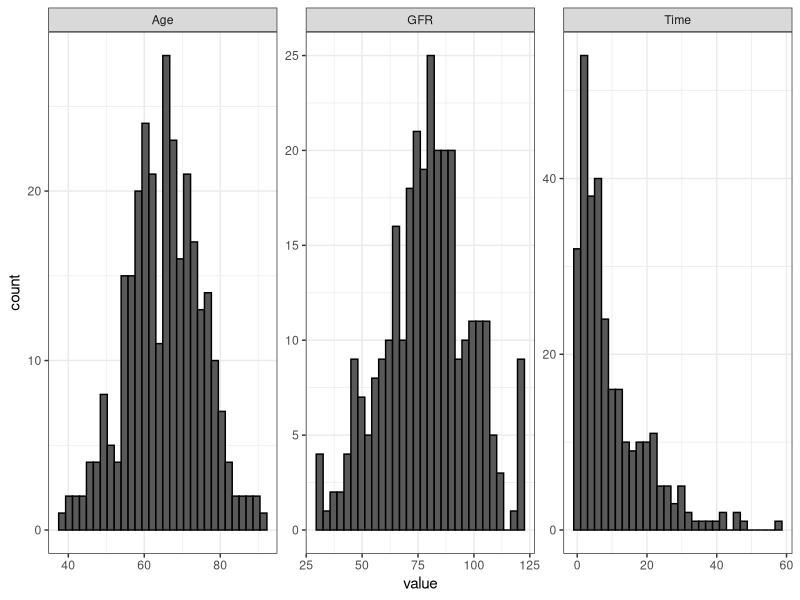
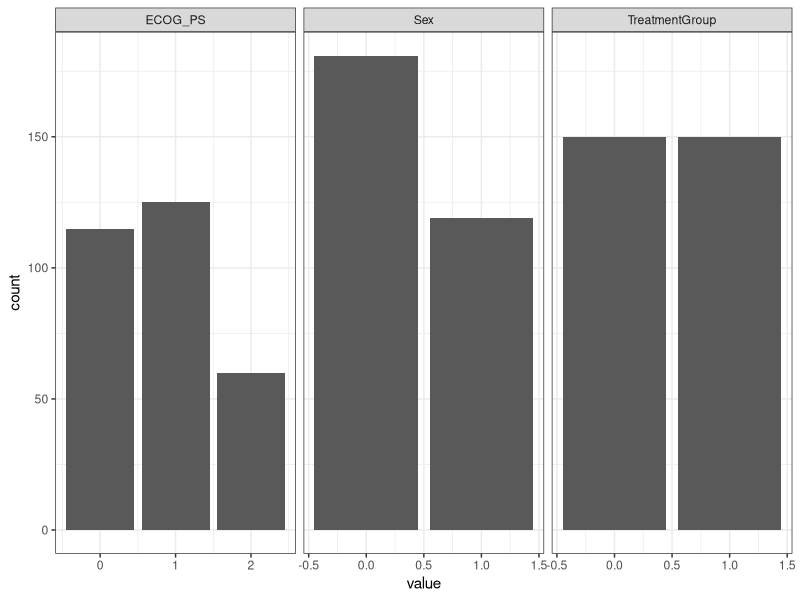
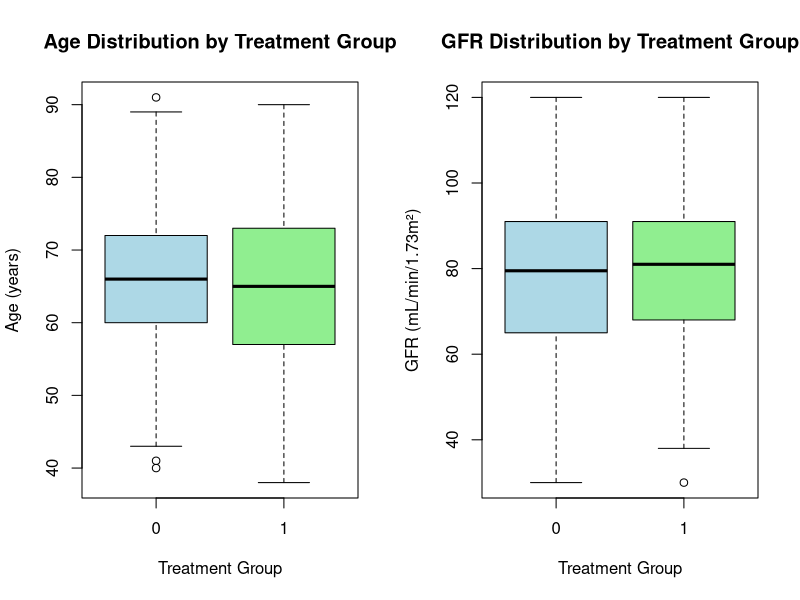
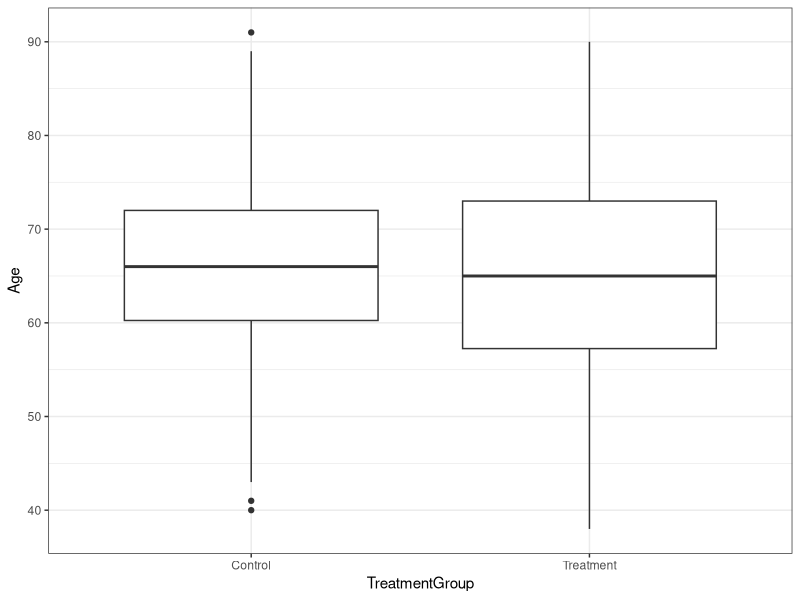
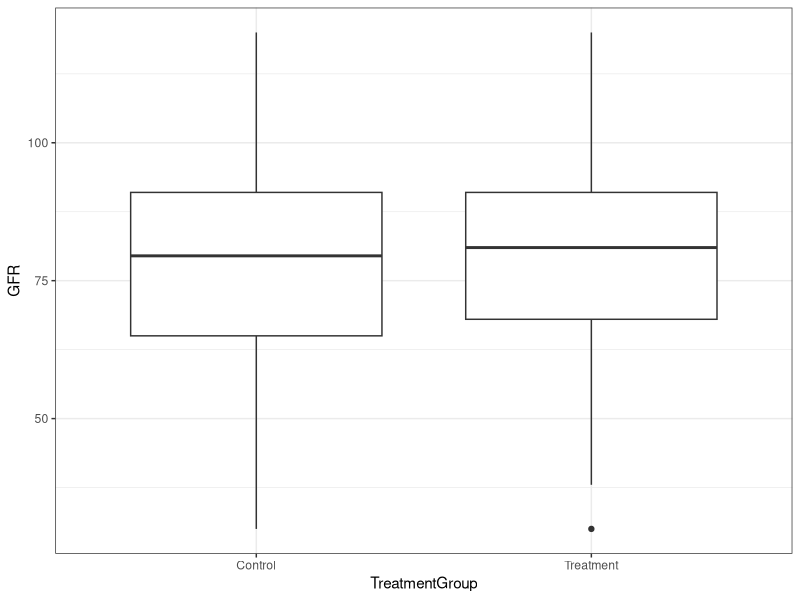
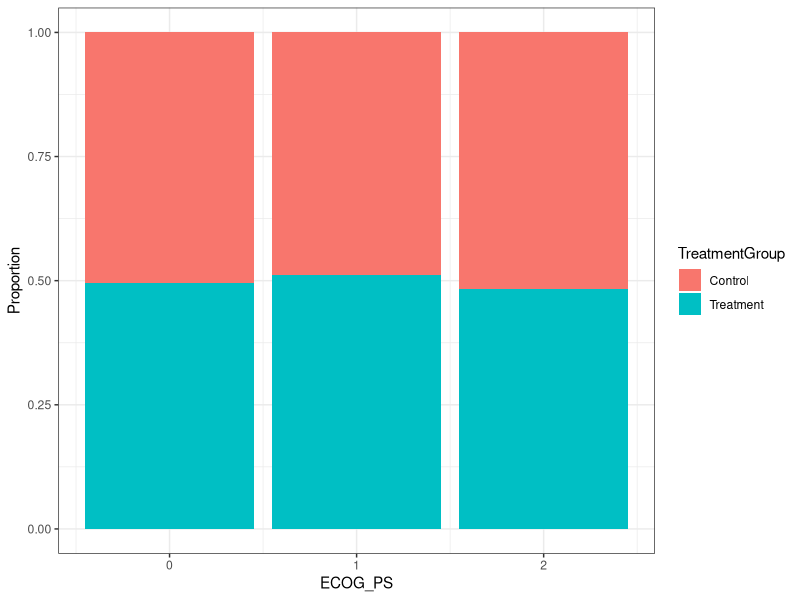
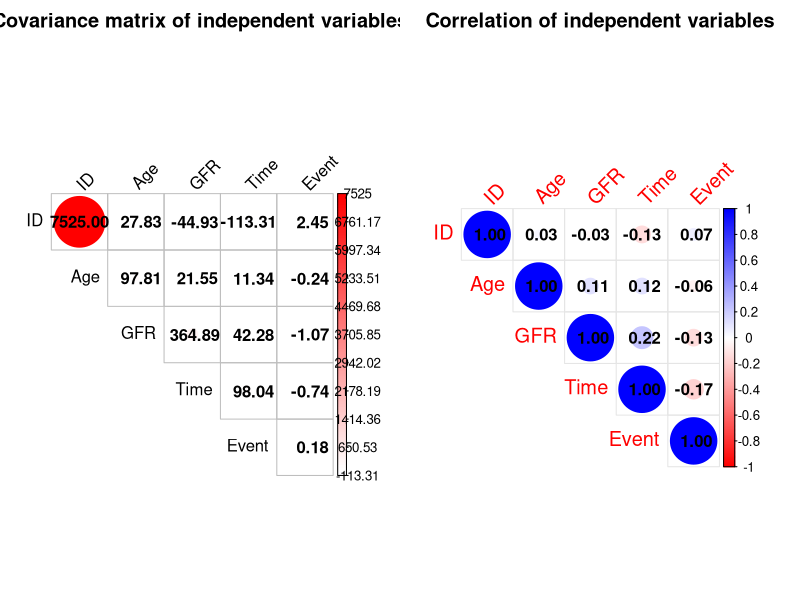
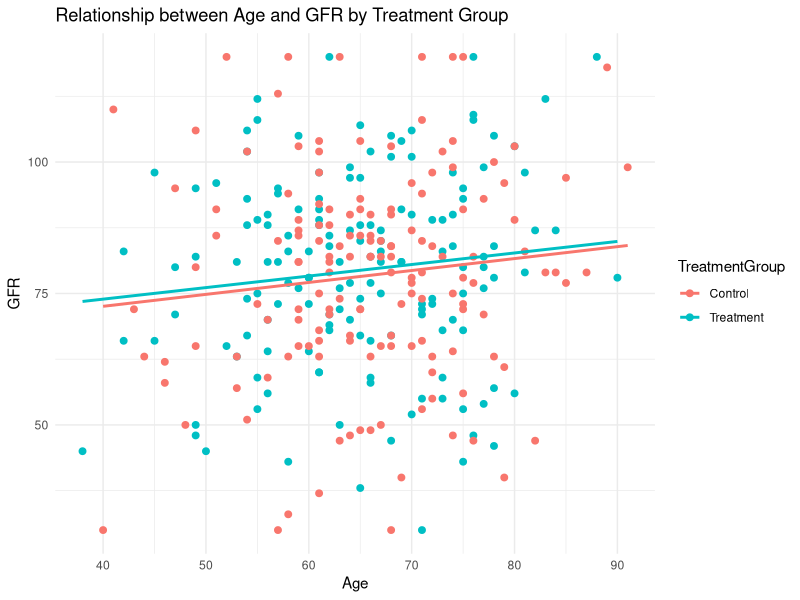

Reproduce these figures in R, in order. (Note: this script raises an error after producing the figures.)
# ==============================================================================

# CM2018 HT25-1 Statistics for Medical Engineering 7.5 credits
# Task 3 Treatment Effect in Large-Stage Pancreatic Cancer Patients


# === PACKAGES & LIBRARIES =====================================================

# Install Packages (install once if needed)
#install.packages(c("readr","dplyr","ggplot2", "corrplot", "survminer"))
library(readr)
library(dplyr)
library(ggplot2)
library(corrplot)
library(tidyr)
library(survival)
library(survminer)


# === SETUP ====================================================================

# NOTE: Adjust path as needed.

# Load data (long format)
data_3 <- read_csv("Data_T3.csv", show_col_types = FALSE)

# Drop first (index) column
data_3 <- data_3[,-1]

# Get numerical and categorical data
data_3_num <- data_3[, c(1,3,6,7,8)]
data_3_cat <- data_3[, c(2,4,5)]

# Convert categorical variables to numeric (0/1)
data_3_mod <- data_3
data_3_mod$TreatmentGroup <- ifelse(data_3$TreatmentGroup == "Treatment", 1, 0)
data_3_mod$Sex <- ifelse(data_3$Sex == "Female", 1, 0)


# === MISSING DATA =============================================================

# Column-wise count of missing values
colSums(is.na(data_3))

# Proportion of missing per variable
colMeans(is.na(data_3))

# === Basic plots ==============================================================

# --- Histogram plots for continuous variables (Age, GFR, Time) ----------------

data_3 %>%
  pivot_longer(cols = c(Age, GFR, Time),
               names_to = "variable",
               values_to = "value") %>%
  ggplot(aes(x = value)) +
  geom_histogram(bins = 30, colour = "black") +
  facet_wrap(~ variable, scales = "free") +
  theme_bw()

# --- Bar plots for categorical variables (TreatmentGroup, Sex, ECOG_PS) -------

data_3_mod %>%
  pivot_longer(cols = c(TreatmentGroup, Sex, ECOG_PS),
               names_to = "variable",
               values_to = "value") %>%
  ggplot(aes(x = value)) +
  geom_bar() +
  facet_wrap(~ variable, scales = "free_x") +
  theme_bw()

# --- Boxplots (Age & GFR by TreatmentGroup) -----------------------------------

# Set 1 row, 2 columns
par(mfrow = c(1, 2))

# Age by treatment group
boxplot(Age ~ TreatmentGroup, 
        data = data_3_mod,
        col = c("lightblue", "lightgreen"),
        xlab = "Treatment Group",
        ylab = "Age (years)",
        main = "Age Distribution by Treatment Group")

# GFR by treatment group
boxplot(GFR ~ TreatmentGroup, 
        data = data_3_mod,
        col = c("lightblue", "lightgreen"),
        xlab = "Treatment Group",
        ylab = "GFR (mL/min/1.73m²)",
        main = "GFR Distribution by Treatment Group")



# Compare baseline covariates by TreatmentGroup (simple plots)
# Age and GFR by treatment
data_3 %>%
  ggplot(aes(x = TreatmentGroup, y = Age)) +
  geom_boxplot() +
  theme_bw()

data_3 %>%
  ggplot(aes(x = TreatmentGroup, y = GFR)) +
  geom_boxplot() +
  theme_bw()

# ECOG distribution by treatment
data_3 %>%
  ggplot(aes(x = ECOG_PS, fill = TreatmentGroup)) +
  geom_bar(position = "fill") +
  ylab("Proportion") +
  theme_bw()


# === Covariance and Correlation matrices ======================================

# The covariance matrix contains the covariances between all pairs of variables.
# Each entry tells you how two variables vary together in absolute terms, 
# in the original units of the data.

# The diagonal values show large differences in variance across variables, 
# reflecting their different measurement scales. ID has an especially large 
# variance because it is an identifier rather than a true variable. Off-diagonal 
# covariances are small, confirming weak co-variation between variables. This 
# means the variables vary mostly independently, though their scales differ 
# substantially.

# The correlation matrix is a standardized version of the covariance matrix:
# This re-scales everything so that:
#  * Diagonal entries = 1
#  * Off-diagonal entries = correlations between -1 and +1
# So it only tells you about direction and strength of linear relationships, 
#not their magnitude in the data’s units.

# The variables show very weak correlations, mostly between –0.2 and +0.2, 
# indicating that they are largely independent. This suggests there is no 
# multicollinearity among the independent variables, which is good for modeling. 
# The only mildly positive relationships are between GFR and Time (r ≈ 0.22) 
# and between ECOG_PS and Event (r ≈ 0.20), but these are still weak.

# Set layout: 1 row, 2 columns
par(mfrow = c(1, 2))

# === Covariance matrix plot ===================================================
cov_mat <- cov(data_3_num)

corrplot(cov_mat,
         is.corr    = FALSE,
         method      = "circle",
         type        = "upper",
         col         = colorRampPalette(c("blue", "white", "red"))(200),
         addCoef.col = NA,
         tl.col      = "black",
         tl.srt      = 45,
         title       = "Covariance matrix of independent variables",
         mar         = c(0,0,2,0))

# === Correlation matrix plot ==================================================
cor_mat <- cor(data_3_num, use = "pairwise.complete.obs")

corrplot(cor_mat,
         method        = "circle",
         type          = "upper",
         diag          = TRUE,
         order         = "original",
         col           = colorRampPalette(c("red","white","blue"))(200),
         addCoef.col   = NA,
         tl.col        = "red",
         tl.srt        = 45,
         tl.cex        = 1.2,
         addgrid.col   = "grey90",
         cl.ratio      = 0.2,
         mar           = c(0,0,2,0),
         title         = "Correlation of independent variables")



# === Relationship between continuous variables  ===============================

# --- Age vs GFR ---------------------------------------------------------------

# The plot shows a very weak positive relationship between age and GFR in both 
# groups. The treatment and control lines almost overlap, indicating no 
# meaningful difference between groups and only a minimal age effect on GFR.
data_3$TreatmentGroup <- factor(data_3$TreatmentGroup)

# Linear
ggplot(data_3, aes(x = Age, y = GFR, color = TreatmentGroup)) +
  geom_point(size = 2) +
  geom_smooth(method = "lm", se = FALSE) +
  theme_minimal() +
  labs(title = "Relationship between Age and GFR by Treatment Group")

# Nonlinear
ggplot(data_3, aes(x = Age, y = GFR, colour = TreatmentGroup)) +
  geom_point(alpha = 0.7, size = 2) +
  geom_smooth(method = "loess", se = TRUE) +
  labs(
    title  = "Relationship Between Age and GFR by Treatment Group",
    x      = "Age (years)",
    y      = "GFR (mL/min/1.73m²)",
    color  = "Treatment group"
  ) +
  theme_bw()

# --- Time vs GFR --------------------------------------------------------------

# The plot shows that GFR increases slightly with time in both groups. The 
# treatment group has a slightly steeper upward trend, but the two groups 
# overlap heavily, suggesting no meaningful difference.<
data_3$TreatmentGroup <- factor(data_3$TreatmentGroup)

# Linear
ggplot(data_3, aes(x = Time, y = GFR, color = TreatmentGroup)) +
  geom_point(size = 2) +
  geom_smooth(method = "lm", se = FALSE) +
  theme_minimal() +
  labs(title = "Linear GFR over Time by Treatment Group")

# Nonlinear
ggplot(data_3, aes(x = Time, y = GFR, colour = TreatmentGroup)) +
  geom_point(alpha = 0.6,
             position = position_jitter(width = 0, height = 0.5)) +
  geom_smooth(method = "loess", se = TRUE) +
  labs(
    title  = "Nonlinear GFR over Time by Treatment Group",
    x      = "Time (weeks)",
    y      = "GFR (mL/min/1.73m²)",
    color  = "Treatment group"
  ) +
  theme_bw()


# --- ECOG Performance Status over Time ----------------------------------------

# Make sure TreatmentGroup is a factor
data_3$TreatmentGroup <- factor(data_3$TreatmentGroup)

ggplot(data_3, aes(x = Time, y = ECOG_PS, colour = TreatmentGroup)) +
  geom_point(alpha = 0.6, 
             position = position_jitter(width = 0, height = 0.05)) +  # spread points a bit
  geom_smooth(method = "loess", se = TRUE) +                          # trend per group
  scale_y_continuous(breaks = 0:3) +                                  # ECOG is discrete
  labs(
    title = "ECOG Performance Status over Time",
    x     = "Time (weeks)",
    y     = "ECOG PS",
    colour = "Treatment group"
  ) +
  theme_bw()



# === Kaplan–Meier curves & log-rank test ======================================


# --- Cumulative number of deceased over time ----------------------------------

# Survival object
surv_object <- Surv(time = data_3$Time, event = data_3$Event)

# Fit KM curves by TreatmentGroup
fit_KM <- survfit(surv_object ~ TreatmentGroup, data = data_3)

p_KM <- ggsurvplot(
  fit_KM,
  data        = data_3,
  risk.table  = TRUE,
  pval        = TRUE,
  conf.int    = TRUE,
  legend.title = "Group",
  legend.labs  = levels(data_3$TreatmentGroup),
  title       = "Survival and Cumulative Deaths by Treatment Group",
  xlab        = "Time (weeks)",
  ylab        = "Survival probability",
  ggtheme     = theme_bw()
)

# --- By treatment group, compute cumulative number of deaths over time. -------
deaths_cum <- data_3 %>%
  filter(Event == 1) %>%                 # only those who died
  arrange(Time) %>%                      # order by time
  group_by(TreatmentGroup) %>%           # per treatment group
  mutate(CumDeaths = row_number())       # cumulative count within group

# Overall maximum number of deaths (for scaling)
max_deaths_all <- max(deaths_cum$CumDeaths)

# Scale cumulative deaths to [0, 1] so they can be overlaid on survival axis
deaths_cum <- deaths_cum %>%
  mutate(CumDeaths_scaled = CumDeaths / max_deaths_all)

# Add cumulative deaths as dashed steps to the KM plot, with a secondary y-axis.
p_KM$plot <- p_KM$plot +
  geom_step(
    data = deaths_cum,
    aes(x = Time, y = CumDeaths_scaled, color = TreatmentGroup),
    linetype = "dashed"
  ) +
  scale_y_continuous(
    name = "Survival probability",
    sec.axis = sec_axis(
      ~ . * max_deaths_all,
      name = "Cumulative number of deaths"
    )
  )

# Explicit log-rank test (same p-value as above)
survdiff(surv_object ~ TreatmentGroup, data = data_3)


# === Cox proportional hazards models ==========================================

cox_crude <- coxph(Surv(Time, Event) ~ TreatmentGroup, data = data_3)
summary(cox_crude)

# Extract hazard ratio and 95% CI
exp(cbind(HR = coef(cox_crude), confint(cox_crude)))

# Adjusted model: Treatment + covariates
cox_adj <- coxph(
  Surv(Time, Event) ~ TreatmentGroup + Age + Sex + ECOG_PS + GFR,
  data = data_3
)

summary(cox_adj)

# Hazard ratios with 95% CI
exp(cbind(HR = coef(cox_adj), confint(cox_adj)))


# === Statistical tests ========================================================

# Statistical test for treatment effect on GFR e.g., independent t-test or 
# ANCOVA (adjusting for Age, ECOG_PS, etc.)

# There was no significant difference in GFR between patients receiving 
# treatment and those in the control group, t(295.87) = –0.44, p = 0.662.
# Mean GFR values were 78.4 mL/min/1.73 m² for the control group and 
# 79.4 mL/min/1.73 m² for the treatment group, suggesting that the treatment 
# did not affect kidney function.
t.test(GFR ~ TreatmentGroup, data = data_3)

# There was no significant difference in GFR between male and female patients, 
# t(237.47) = 0.02, p = 0.98. The mean GFR was 78.9 mL/min/1.73 m² for females 
# and 78.9 mL/min/1.73 m² for males. This indicates that kidney function, as 
# measured by GFR, did not differ by sex in this cohort of pancreatic cancer 
# patients.
t.test(GFR ~ Sex, data = data_3)